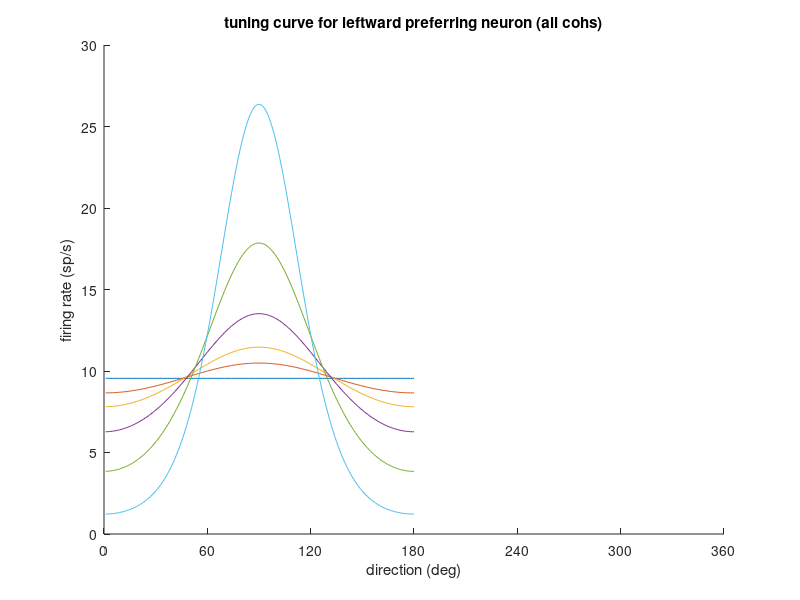
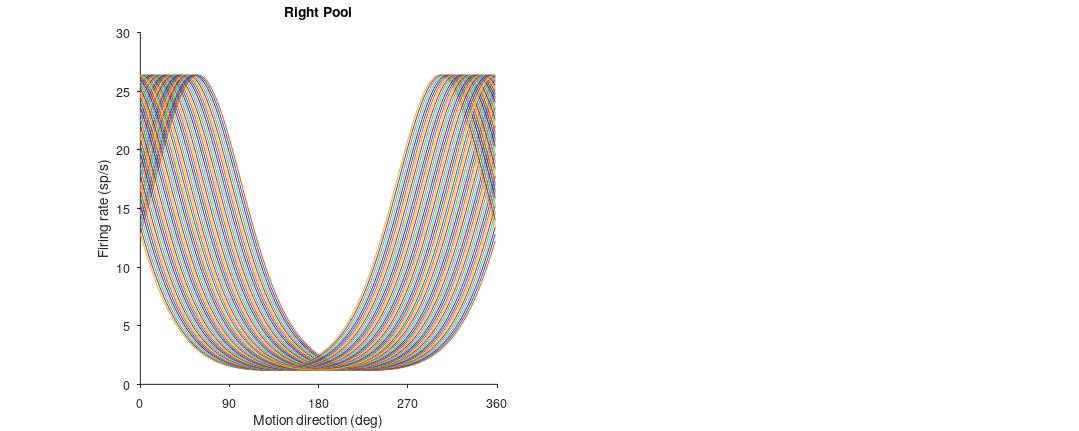

MATLAB code for these plots, in order: (Note: this script raises an error after producing the figures.)
%% %YYY% 07/08/22 Temporally sequential MT_Build

% Each neuron has a predetermined spRate for a given trial, stored in
% 'Rates', generated above. From each trial spRate we will generate a spike
% vector that details when in time each spike occured on the given trial.
% Spike vector is currently generated using cumsum(sdf) as a look up table
% for the time in trial with a spiking probability that best matches a rand
% generated probability value 'rnd'. %YYY%
    % This generates spike count, rastorlike, vectors by nonsequentially jumping around
    % along time axis, forward and backwards. Thus, unable to track
    % evolving decisioni process through time. Must find way to create
    % spike vector linearly moving forward in time.
%How? Given a vector of spiking probability at every time point in
%trial...can loop through time iteratively (in whatever bin width) and ask
%at each timepoint for each neuron, is a spike generated? Spike is
%generated when the probability of spiking matches the rnd generated value!
% The output will be a matrix of all neurons (rows) storing all spikes at a
% given timepoint in a trial (neurons x trial x time)

% The value in generating spikes sequentially across time is to later slip
% in CP readout and "feedback effects" that act to alter the spike
% responses later in trial. Build in pool classification as well... pull
% from MT_test ?


%% build a simulated MT population and generate its spiking activity to a 
% standard set of random-dot motion stimuli
% CF 2014-2020

clear
close all
    
%% build an experiment
    % Define number of trials to simulate and available trial stim coherences (cohs), Each trial is assigned a duration (dur) and stim coherence (coh) value

tic

% plot flags
plotMT = 1;
plotCorr = 0;
plotLOmap = 0; % for DDM plot log-odds corr map or not (set to 2 to see P(DV) also)


% noiseModel = 'indepPoisson';
% noiseModel = 'corrMat_Mazurek02';
noiseModel = 'corrMat_Shadlen96';

nTrials = 250;

% signed motion coherence; negative is leftward
cohs = [-0.512 -0.256 -0.128 -0.064 -0.032 -1e-8 1e-8 0.032 0.064 0.128 0.256 0.512];  % All possible coherence levels, signed
coh = randsample(cohs,nTrials,'true')'; % Assign a coh value to each of 1000 trials

dir = nan(size(coh));   % Create 'dir' vector 1 column, 1 row for each trial (nTrials = 1000)
dir(coh<0) = 180;   % Index to trials (row) with coh < 0. Assign these trials value 180 = Left is correct answer 
dir(coh>0) = 0;     % Same as above, but now Right is correct answer

% viewing duration drawn from truncated exponential distribution
% dur = zeros(nTrials,1); % Vector to contain the duration value of each trial %% USE if not using truncexpdur function!
% meandur = 360; mindur = 80; maxdur = 900;   % Duration parameters
% dur = truncexpdur(meandur,mindur,maxdur,nTrials); % Creates ms duration for each trial, trial duration values form an exponential distribution
%  truncexpdur does below
% for n = 1:nTrials
%     while dur(n)<=mindur || dur(n)>=maxdur % simple trick for truncating
%         dur(n) = round(exprnd(meandur));
%     end
% end

% OR set dur to 1s (or any fixed value) -- btw makes it easier to verify fano factor (below)
dur(1:nTrials,1) = 650;

toc

        disp('Task structure defined');
%% build MT population 
    % Each neuron assigned a preferred motion direction between 0,360 degrees
    % Figure2: Plot a neurons tuning curve response at all coh levels and all directions of motion
    % Figure3: Plots rightpool and leftpool frRates to al lstim directions at single coh level
    

tic

% nNeurons = 36;
nNeurons = 180;
% nNeurons = 360;

dirAxis = 0:2:359;
K = 3; % inverse variance term (will scale with coh)
ampl = 60;  % actual peak FR will be about half of this, at 51.2% coh
offset = 0; % this is not the same as spontaneous firing rate, which is of 
            % course >0; keeping this offset small or zero allows driven
            % firing rates to get close to zero for nonpreferred (null)
            % direction at high coherence, as MT does.
                % This has to do with baseline firing rates, to make sure
                % that fr rate goes down for anti-preferred directions of motion

prefDirs = linspace(dirAxis(1),dirAxis(end),nNeurons); % Each 'neuron' assigned a value between 0:360
poscohs = cohs(cohs>0); % Each unique pos coherence value
tuning = cell(1,length(poscohs)); % tuning holds 6 empty cells use {} to access
if plotMT   % Build figure outline
    figure(2); set(gca,'xlim',[0 360],'Xtick',0:60:360);
    xlabel('direction (deg)'); ylabel('firing rate (sp/s)');
    title('tuning curve for leftward preferring neuron (all cohs)');
    hold on;
end
for c = 1:length(poscohs)
    tuning{c} = zeros(nNeurons,length(dirAxis)); % Fill each cell in tuning with array of nNeurons x number of pref dirs (360 x 361) Each row in matrix corresponds to a particular neuron, each column a diff stim motion direction, the value occupying that spot is Fr rate response
    for n = 1:nNeurons
        % von Mises tuning functions (captures asymmetry in right/left response to coh)
        k = K * poscohs(c); % scale inverse variance by coh % k renewed value for each coherence
        tuning{c}(n,:) = ampl * exp(k*cosd(dirAxis-prefDirs(n))) / (2*pi*besseli(0,k)) + offset;  %YYYguess% Seems to calc firing rate of a single neuron across all stim motion directions (0:360)
                 %^ rows are neurons, columns are dirs           
    end
    if plotMT
        h(c) = plot(tuning{c}(90,:)); hold on; % Plot frRate values of neuron in row #180 (i.e. with prefDir 180) for all directions of motion % Store plot lines in h
        % h stores 6 lines, 1 for each coherence
%         Ltxt{c} = num2str(poscohs(c));
%         legend(h,Ltxt);
    end
end

% set baseline to average 0% coh response (or could be a bit lower);
% this will be used below during spike train generation
baseline = mean(mean(tuning{1}));

% Define two pools of neurons supplying evidence for the two alternatives;
% later can replace this with an arbitrary weight vector or smoothly
% varying weighting function (more realistic)
rightpool = prefDirs<60 | prefDirs>300; % within 60 deg of zero
leftpool = prefDirs>120 & prefDirs<240; % within 60 deg of 180


if plotMT
    figure(3); set(gcf,'Position', [300 300 1200 480],'Color',[1 1 1],'PaperPositionMode','auto'); clf; % Which of these does cool transparent plotlines?
    subplot(1,2,1); plot(dirAxis,tuning{end}(rightpool,:)); title('Right Pool'); % 0:360 (motion directions), Frate of all "rightpool" neurons, at cell 6 coh // stim direction v Neural response Fig 3. 
    xlabel('Motion direction (deg)'); ylabel('Firing rate (sp/s)');
    set(gca,'xtick',0:90:360,'xlim',[0 360],'tickdir','out','box','off');
    changeAxesFontSize(gca,20,20);
    subplot(1,2,2); plot(dirAxis,tuning{end}(leftpool,:)); title('Left Pool');
    xlabel('Motion direction (deg)'); ylabel('Firing rate (sp/s)');
    set(gca,'xtick',0:90:360,'xlim',[0 360],'tickdir','out','box','off');
    changeAxesFontSize(gca,20,20);
end
toc
        disp('MT neural population assembled');

%% assign spike counts based on tuning curve and noise model
    % Store all possible correlation values in vector 'c', turn into
    % a matrix 'Cor'with diag values manually set to 1

% create corr mat, if not independent poisson
if ~strcmp(noiseModel,'indepPoisson')
    maxCorr = 0.2;
    % pairwise correlation varies linearly from maxCorr to zero based on
    % tuning similarity (pref dir proximity)        %%YYY%% How can we
    % incorporate influence of task context on corr structure? i.e. max corr between neurons with similar pref Dir AND in same pool (right vs. left)

    fano = 1.8; % fano factor = variance/mean ratio (forced to be 1 for poisson,
                % but for real neurons it's often 1.5-2)
    c=linspace(maxCorr,0.0,nNeurons/2); c=[c fliplr(c)];    % c = CorrValue vector = 360 values mirrored at the 180:181 mid point .2:0,0:.2 % MORE Detail: distribute corr values across neural pop. do for one pool, then flip to make for second pool. Append second 180 corr values to first 180 values now have neurons 0:180 corr values = maxCorr:0, 181:360 = 0:maxCorr.
    Cor=toeplitz(c); % aka diagonal-constant matrix, shortcut for making the kind of corr mat we want
    Cor(logical(eye(size(Cor)))) = 1; % set main diagonal to be 1   %%YYY%% Logical converts the 1s and 0s of 'eye'dentity matric into indexible booleans :)
    tmpCor = Cor; tmpCor(tmpCor==1)=NaN; % for better color range when plotting
    if plotCorr
        figure(4); imagesc(tmpCor); set(gca,'ydir','normal'); axis square; colorbar;  % Corr with self = 1 along diagonal, 0 corr value band for neurons 180 degrees apart, symetric on both sides of central diag
        title('spike count correlation matrix: intended');
        xlabel('neuron ID (pref dir)'); ylabel('neuron ID (pref dir)');
    end
%     plotCorr = 0;
end

switch noiseModel

    % independent Poisson (simplest, but slow and unrealistic)
    case 'indepPoisson'
        Counts = nan(nTrials, nNeurons);
        tic
        for t = 1:nTrials
            c = poscohs == abs(coh(t));  % c = logical indexing to coh of trial t
            for n = 1:nNeurons
%                 lambda = RiD{c}(n,dir(t)==[0 180]) / 1000; % /1000 because tuning is in spikes/s and we're sampling every 1 ms
                lambda = tuning{c}(n,dirAxis==dir(t)) / 1000; % At coherence 'c', on trials with dir 't' (180 or 0), firing rate of neuron 'n' is /1000 because tuning response frRate is in spikes/s and we're sampling every 1 ms  %% tuning = matrix of coh specific frRates, n = a neuron with unique prefDir, dir = correct answer
                Counts(t,n) = sum(poissrnd(lambda, 1, dur(t)));  %% Lambda is defined by a neurons spProb per ms on trial 'tr'. Use Lambda to generate spCount vector for neuron n across all ms time bins of trial t. Sum across all counted spikes in trial t => trial spCount! store this value in Counts(t,n)
            end
        end
        toc

    % or, create spikes according to desired correlation matrix
    case 'corrMat_Mazurek02' % method of Mazurek et al. 2002 Nat Neurosci (intuitive, but slower)
        % % % for g = 1:20 % TEMP: to test that average corr value is as desired
        Counts = nan(nTrials, nNeurons);
        tic
        for t = 1:nTrials
            i = dir(t);
            c = poscohs == abs(coh(t));
%             m = RiD{c}(:,dir(t)==[0 180]); % mean
            m = tuning{c}(:,dirAxis==dir(t));  % frRate of all 360 neurons on trial with dir 't', at coh 'c'
            T = dur(t)/1000;
                % now we have a vector of mean counts and a correlation matrix based on
                % tuning similarity. So to get a covariance matrix just multiply by the
                % product of ith and jth s.d. where s.d. is sqrt(fano*m*T)
            sd = sqrt(fano*m*T);
            Cov = repmat(sd,1,nNeurons) .* repmat(sd,1,nNeurons)' .* Cor;
            Counts(t,:) = round(mvnrnd(m*T, Cov)); % multivariate normal random numbers
        end
        Counts(Counts<0)=0;
        toc
        % % % % plot pairwise responses for similar and unsimilar neurons, for a fixed stimulus (or not)
        % % % whichTr = abs(coh)<0.001;
        % % % durToNorm = dur(whichTr);
        % % % corrs1(g) = corr(Counts(whichTr,1)./durToNorm, Counts(whichTr,2)./durToNorm);
        % % % corrs2(g) = corr(Counts(whichTr,1)./durToNorm, Counts(whichTr,19)./durToNorm);
        % % % % figure; plot(Counts(whichTr,1),Counts(whichTr,2),'x'); title(num2str(corrs1(g)));
        % % % % figure; plot(Counts(whichTr,1),Counts(whichTr,19),'o'); title(num2str(corrs2(g)));
        % % % end
        % % % mean(corrs1)
        % % % mean(corrs2) % TEMP: to test that average corr value is as desired

    case 'corrMat_Shadlen96' % method of Shadlen et al. 1996 J Neurosci, Appendix 1 (>2x faster)
        tic
        rootQ = sqrtm(Cor);
        Counts = nan(nTrials, nNeurons);
        for t = 1:nTrials
            c = poscohs==abs(coh(t));
            T = dur(t)/1000;
%             m = RiD{c}(:,dir(t)==[0 180]);
            m = tuning{c}(:,dirAxis==dir(t));
            z = normrnd(0,1,nNeurons,1);
            y = rootQ * z;
            y = y.*sqrt(fano*m*T) + m*T; % variance is fano*mean, and SD is sqrt of that
            y(y<0) = 0; % no negative reponses
            Counts(t,:) = round(y); % Counts is a matrix of 't' trials by 'n' neurons, filled with the number of spikes counted on a trial, for each neuron
        end
        toc
        disp('Population correlation structure defined');
end

% below we'll also need spike *rates*, since dur varies
Rates = Counts./(dur/1000); % trials x neurons

%% check how well we achieved the intended corr mat & fano
% uncoment all if want to plot, then make plotFlag = 1
if plotCorr; figure(5); set(gcf,'position',[520 200 1500 1100]); end
Fanos = nan(nNeurons,length(cohs)); % cohs = pos and neg coh values % each row a neuron, each column a diff coh
for c = 1:length(cohs)
    I = coh==cohs(c); % Index to trials with coherence c
    ratemat = Rates(I,:);  % grab the spRate of all synthetic neurons on trials of coh 'c'
    corrmat = corrcov(cov(ratemat)); % Make covar matrix and turn into correlation matrix..

    %     % uncomment this to reassure yourself that corrcov() works:
    %     if c==1
    %     corrmat2 = nan(size(corrmat));
    %     for i = 1:nNeurons
    %         for j = 1:nNeurons
    %             corrmat2(i,j) = corr(ratemat(:,i),ratemat(:,j));
    %         end
    %     end
    %     figure;plot(corrmat(:),corrmat2(:),'x');
    %     end

    if plotCorr
        figure(5);
        subplot(3,4,c); imagesc(corrmat); set(gca,'ydir','normal'); axis square; colorbar;  % Plot correlation matrix
        xlabel('neuron ID (pref dir)'); ylabel('neuron ID (pref dir)');
        caxis([-0.1 maxCorr+0.1]); title(num2str(cohs(c)));
    end

    % variance to mean ratio across repeated presentations of the same
    % stimulus for all neurons; will be averaged across stimuli (cohs)
    % %% YYY Interpretation of above words... A neuron has its spRate variance calculated
    % across trials of repeated, identical, stimuli. The variance value
    % calculated for each unique stimulus are then averaged together to get
    % that neurons average variance.
    Fanos(:,c) = var(Counts(I,:))./mean(Counts(I,:));   % Index to all spCounts within a given coherence = Calc a coh wide FanoFactor... (not the interpretation reached from a"above words")
    %     Fanos(:,c) = var(Rates(I,:))./mean(Rates(I,:));   % Fanos has a value for each neuron, at each coh level
    % **this greatly overestimates the true Fano factor, even when using Rates,
    % because of added variance from variable durations. set dur(:)=1000 in
    % first code cell above to see the correct Fano

end
if plotCorr
    mean(Fanos) % Avg across all neurons
    mean(mean(Fanos))      %Avg across all cohs
    figure(5); title('spike count correlation matrix: actual (sep by coh)');
end


% confirm that variance of difference variable (momentary evidence) increases with coh, aka signal-dependent noise
%YYY% Interpretation... Difference in sp value across pools should grow as coh level grows.
%   Should variance in the difference value grow as well? Does poisson rate change for diff coh level? YES, it does! SO, bigger range of possible values of spRate, leads to more variance in spRate.

if plotMT
    rDiff = nan(nTrials,1);
    for t = 1:nTrials
        rDiff(t) = sum(Counts(t,rightpool)) - sum(Counts(t,leftpool));
    end
    for c = 1:length(poscohs)
        I = abs(coh)==poscohs(c); % Trials at coherence level 'c'
        rDiffMean(c) = mean(abs(rDiff(I)));
        rDiffVar(c) = var(rDiff(I));
    end
    figure(6); subplot(1,2,1); set(gcf,'position',[500 500 1000 420]);
    plot(poscohs,rDiffMean,'o-'); title('mean of difference variable (momentary evidence)'); xlabel('unsigned coh');
    subplot(1,2,2); plot(poscohs,rDiffVar,'v-'); title('variance of difference variable (momentary evidence)'); xlabel('unsigned coh');
end

%% Build SDF, Then generate spike vectors!
%
%
% SDF stores the vector of each individual neurons sdf row by row
% For each time (ms) spike is generated or not, simultaneously for all neurons.
  
latency = 50; % ms
risetime = 20; % ms
dT = 1;
tAxis = 1:dT:max(dur)+3*latency; % it's 3x because 1x at the beginning, 2x at the end (ramp-down is slower than rise time)

SDF = nan(nTrials, nNeurons, length(tAxis));  % spProb for every neuron, on each trial, at every time point within that trial

Ry = nan(nTrials, nNeurons, length(tAxis));  % [trial x neuron x time(ms)] %Fill Ry with rastor vectors. Spike or no spike at each time point, of each trial, for each neuron. Leave as nans values past dur(tr) to avoid averaging into pop 
% spTimes = nan(nTrials,nNeurons);   % Counts(trials x neuorns) indexes to the number of spikes counted on trial 'tr', for neuron 'n'.

disp('Generating spike trains, may take tens of seconds to minutes...');

tic  % Took ~50 seconds to complete 180 neurons, 350 trials, 650 trial dur,1:1:ms
for tr = 1:nTrials
    for n = 1:nNeurons

        meanrate = Rates(tr,n);   % Not sure why called "meanrate"... is just spRate for neuron 'n' on trial 'tr'

        sdf=[]; % spike density function

        % lay down some baseline rate, from tr=1 to vis latency
        sdf(1:latency) = baseline;
        % quick linear rise to mean
        sdf(end+1 : latency+risetime) = linspace(baseline,meanrate,risetime);
        %             % steady state with some decay*, like real MT
        decay = 1+0.2*sign(baseline-meanrate); % *up or down depending on whether mean rate is above or below baseline
        sdf(end+1 : latency+dur(tr)) = linspace(meanrate, meanrate*decay, dur(tr)-risetime);
        % include die-down over 2x latency
        sdf(end+1 : end+2*latency) = linspace(meanrate*decay, baseline, 2*latency);

        % %         % check what it looks like, if you want ('sdf' is unique for each trial, each is stored in 'SDF')
        % %         figure; plot(sdf); % CAREFUL! don'tr run entire loop when uncommented!
        %
        %         % Add some NOISE to synthetic neural responses
        sdfNoiseSD = 0.2 * sdf; % arbitrary, but scales with spike rate
        % %             % make fluctuations on the time scale of frames (motion energy)?
        %         SDFnoise(1:8:dur(tr)+2*latency) = SDFnoiseSD*randn(1,length(1:8:dur(tr)+2*latency));
        % %             % no, for now just every ms; could use actual trials' ME later (ME = motion energy?)
        sdfNoise = sdf + sdfNoiseSD.*randn(1,length(sdf));
        sdfNoise(sdfNoise<0)=0;
        %
        % % %         % may also wish to inspect the noisy version
        % % %         figure; plot(sdf); % CAREFUL! don'tr run entire loop when uncommented!
        %
        %         csdf = cumsum(sdf); % cumulative spike density
        %         csdfNoise = cumsum(sdfNoise); % cumulative spike density
        %         cspf = csdf / csdf(end); % cumulative spike probability
        %         cspfNoise = csdfNoise / csdfNoise(end); % cumulative spike probability


        SDF(tr,n,1:length(sdf)) = sdfNoise; % Stores the spProb for each neuron, at each timepoint, on every trial.
        %         Can change value ^ between 'sdf' or 'sdfNoise' as desired
    end

%%%%% SDF built! out of 'n' loop, still in 'tr' loop
    % At each ms in trial tr, ask whether each neuron spiked or not.
    % Probabilistically determined by sdf value for that particular neuron, at time ms.
    % A decision variable 'dv' is generated from the
    % population cumulative spike counts measured from time 1:ms
    % Whether this dv supports R or L choice determines modulatory
    % effects on both R and Lpool probabilistic firing rates ('lambda'), for time ms+1.

    trTime = dur(tr)+3*latency; % Time length of each trial

    for ms = 1:dT:trTime % At each ms timepoint compare 'rnd' to each neurons spike probability. If the values are close in value spike occurs. Define **close**: In simMT_build difference between rnd and cspf value is minimized. Capture this minimized value for each timepoint.
        % if wanna do bigger time steps, must account for cumulative
        % probaility within the time bin size so cumsum(SDF(tr,:,ms:ms+dT-1)
        % Each 1sec has a spProb stored in SDF. CSPF stores the cumulative and
        % normalized (i.e. relative). cumsum() = value 1, value 1 +v2, v1 +v2 +v3,
        % end(value) = 1 when normalized (i.e. divide all by max value, (also the end value)
        % Using the spProb for a single sec we can run that through poissrnd() 1000
        % times (for number of ms in a second), arriving us at a spike vector for that 1 sec
        % OR %
        % We can divide the 1s spProb value by 1000 to scale to ms. Now have a
        % constant spProb for every 1ms within the 1sec timebin. Can do for every
        % 20ms if divide 1s spProb value by 50 (1000/20) rather than 1000. dT = #ms
        % bins 1s is scaled into. ---> This latter description is what we do. See
        % how lambda is defined as SDF / 1000/dT

        % Can try generating lambda from diff vals: Use SDF, CSDF, CSPF. Can also
        % try cumsum(lambda) but needa make sure cumulative summing within same
        % neuron, i.e.
        %
        % tried
        % doing cumsum(lambda) obvi didn't work cuz cumsum function adds together
        % values in same vector, thus combining lambda values across neurons, not
        % across time as desired. Thus, instead updated lambdas value each ms
        % adding to previous times lambda.

        lambda = SDF(tr,:,ms) / (1000/dT);  % Get "OG" lambda value for time 'ms'
                                            % This lambda value will be modified (or not) in if statement below
        % lambda = spProb in specified timebin, of size dT
        % SDF holds spike probability of each neuron for specific trial at
        % specific timepoint. That timepoint is = 1second. but we wanna
        % know all the spikes that occur within that 1 second (dT).
        % Distribute SDF spProb/ 1sec --> spProb 1sec/ dT, if want to know
        % spProb for every ms set dT=1 --> 1sec=1000ms so, SDF / (1000ms/1)

%          % READ HERE for Updating value of lambda   --->> This code is in the if statements below but for legibility I leave it commented here all together (expand the comment)               
%         if ms == 1
%             Ry(tr,:,ms) = poissrnd(lambda);
%         else % lambda is defined by sdf for each neuron at every 'ms'. This pre-defined lambda is modified at the current (ms >1) as a function of the state of DV at (ms-1)
%             lambdaL = lambda +1; %*some operation*, currently "+1"% ; % Old + new what operation modulates lambda appropriately relative to logOdds value
%             lambdaR = lambda +1; %*some operation*,
% 
%             Ry(tr,rightpool,ms) = poissrnd(lambdaR);
%             Ry(tr,leftpool,ms) = poissrnd(lambdaL);  
%         end       

        % Initialize Decode and PDW task variables
        if ms == 1 && tr == 1 %  Only want to run these operations one time total
            addpath(genpath('FP4_Folder'));
            load('VarsFor_DDMDecode_PDW.mat')

            plotLOmap = 0; % plot log-odds corr map or not (set to 2 to see P(DV) also)
            choice = nan(nTrials,1); % vector to store choices
            pdw = nan(nTrials,1); % and wagers
            RT = nan(nTrials,1); % reaction time (or time-to-bound for fixed duration task)
            finalV = nan(nTrials,1); % endpoint of the DV
            hitBound = nan(nTrials,1);
            logOddsCorr = nan(nTrials,1);

            rightspikes = nan(nTrials,size(Ry,3));
            leftspikes = nan(nTrials,size(Ry,3));

            theta = 1.5; % threshold (in log odds), for high bet (% hand tuned to get reasonable PDW)
            % there's a weird mismatch between lookup table values of logOddsCorr and
            % actual probability correct; see below (another exercise for the reader).
            % in short, this theta is WAY too high.

            I = abs(coh)> 0.01;
            k = median(Mu(I)./coh(I)); % "median seems to work fine"
            B = 90;       % Probly best to bring this in via VarsFor_DecodeDDM_PDW file.
            sigma = mean(Sigma);
            sigmaPooling = 3;

            [logOddsMapR, logOddsMapL, logOddsCorrMap, tAxis, vAxis] = makeLogOddsCorrMap_smooth(k,B,sigma,theta,tAxis',plotLOmap);

            rightspikes(:, 1:latency) = [];
            leftspikes(:, 1:latency) = [];

            rightpool_idx = prefDirs(rightpool==1);
            leftpool_idx = prefDirs(leftpool==1);

        elseif ms == 1 % Run once for each trial
            Ry(tr,:,ms) = poissrnd(lambda); % Generate spike or no spike for time ms ==1

            rightspikes(dur(tr)+latency+1:end) = NaN; % Start vector after latency then fill times beyond RT with Nans
            leftspikes(dur(tr)+latency+1:end) = NaN;
        else % i.e., for any trial and all ms>1hh
            if RgreaterL ==1
                lambdaLoser = lambda; % placeholder operation; % Old + new what operation modulates lambda appropriately relative to logOdds value
                lambdaWinner = lambda; % placeholder operation

                lambda(rightpool) = lambdaWinner(rightpool); % lambda is a vector of 360 values
                lambda(leftpool) = lambdaLoser(leftpool);
                Ry(tr,:,ms) = poissonrnd(lambda);
            else % i.e., R is not greater L, i.e., LgreaterR ==1
                lambdaLoser = lambda; % *probR placeholder operation; % Old + new what operation modulates lambda appropriately relative to logOdds value
                lambdaWinner = lambda; % *probL placeholder operation

                lambda(leftpool) = lambdaWinner(leftpool); 
                lambda(rightpool) = lambdaLoser(rightpool);
                Ry(tr,:,ms) = poissrnd(lambda);
            end
        end

        rightspikes(tr,ms) = sum(sum(Ry(tr,rightpool,1:ms),3,'omitnan')); % Current spike count total for each pool, counts through till time ms
        leftspikes(tr,ms) = sum(sum(Ry(tr,leftpool,1:ms),3,'omitnan')); % Try without 'omitnan' so length matches up

        poolingNoise = round(sigmaPooling*randn(1,size(rightspikes,2)));

        diff = rightspikes(tr,:) - leftspikes(tr,:) + poolingNoise;
        dv = cumsum(diff); % cumulative difference between pool spCounts
        % want to look up in logOddsMapL/R the value that corresponds to a
        % particular dv (the dv closest to our current dv).
        % Find index to the closest vAxis value to current dv.
        % Enter this index and current ms as coordinates to locate prob value from
        % logOddsMapR/L.

        dv_lookup = find(min(abs(vAxis-dv(ms)))); % Find index to vAxis value closest to current dv (at time 'ms').
        probL = abs(logOddsMapL(dv_lookup,ms)); % Index to corresponding likelihood value for L and R
        probR = abs(logOddsMapR(dv_lookup,ms)); % Compare these values to see which is more likely
        RgreaterL = probR > probL;  % Yes or No?
    end

    % Sim PDW task behavior, now that a full trial spike vector is available

        % RT
        cRT = find(abs(dv)>=B, 1, 'first');
        if isempty(cRT)
            RT(tr) = dur(tr);
            finalV(tr) = dv(RT(tr));
            hitBound(tr) = 0;
        else
            RT(tr) = cRT;
            finalV(tr) = B*sign(dv(RT(tr))); % cap bound crossings at bound value
            hitBound(tr) = 1;
        end

        % choice
        if finalV(tr)==0
            choice(tr) = sign(rand-0.5);
        else
            choice(tr) = sign(finalV(tr));
        end

        % look up the expected log odds corr for `14567this trial's V and T
        whichV = find(abs(vAxis-finalV(tr))==min(abs(vAxis-finalV(tr)))); % Finds vAxis value closest to finalV. %YYY% seems redundant..? Why not just find(min(abs(vAxis-V(tr))))
        whichT = find(abs(tAxis-RT(tr))==min(abs(tAxis-RT(tr))));
        logOddsCorr(tr) = logOddsCorrMap(whichV(1), whichT(1));

        % post-decision wager:
        if logOddsCorr(tr) >= theta % bet high
            pdw(tr) = 1;
        elseif logOddsCorr(tr) < theta % bet low
            pdw(tr) = 0;
        else
            keyboard
        end

        choice(tr) = (choice(tr)+1)/2; % convert to 0/1

        %    parfor_progress;
end
toc
disp('Spike vectors generated');

% for PDW RT behaviour, Not sure if necessary? Maybe for behavioral plots..
TndMean = 300;
TndSD = 50;
TndMin = TndMean/2;
TndMax = TndMean+TndMin;
Tnd = zeros(nTrials,1);
for tr = 1:nTrials
    while Tnd(tr)<=TndMin || Tnd(tr)>=TndMax % simple trick for truncating
        Tnd(tr) = round(normrnd(TndMean,TndSD));
    end
end
DT = RT; % rename this 'decision time'
RT = DT+Tnd;

%% Plot PDW Behavioural Data
simMT_plotResults


% For 'confirmation bias' fedback signal we want to selectively modify L
% and R pool firing rates (thus, future DV) in accordance with current
% state of DV. Log odds correct/L,R value measures state of DV.
%    If logOdds favors L, enhance lambda and vice versa for R.
% When we enhance the favored pool should the opposing pool be penalized?
% This may over amplify effect.. no? But is it experimentally supported?
% Dietrich 200.. microstim. % More likely to go right on weak right trials (and 0coh) AND less likely
% to go left on left motion trials (I think.. double check)



%% Assesment plots of Neural spike trains

tic
if plotMT
%     SDFCounts = sum(Ry,3,'omitnan');  % Good counts but PSTH plots falling activity
%   LamCounts = sum(Ry,3,'omitnan');  % Interesting.. Compensates well for falling PSTH from including 0's in average rather than Nans.

    Counts2 = sum(Ry,3,'omitnan');
    figure(7); plot(Counts(1:tr-1,:),Counts2(1:tr-1,:),'o',[0 max(max(Counts))+5],[0 max(max(Counts))+5],'k--');
    axis square;
    title('intended vs actual spike counts (should be identical)');

    % PSTHs, do they look reasonable?
    cohsForPSTH = [-0.512 -0.128 -0.032 0.032 0.128 0.512];
    clr = cool(length(cohsForPSTH));
    figure(8); 
    for c = 1:length(cohsForPSTH)
        I = coh(1:tr-1) == cohsForPSTH(c); % Ry = [trials, neurons, time]
        plot(mean(squeeze(mean(Ry(I,rightpool,1:800),2,'omitnan')),'omitnan')*1000,'Color', clr(c,:)); hold on;
    end
    title('right pool'); xlabel('time from dots onset (ms)'); ylabel('spikes/s');
    legend(cellstr(num2str(cohsForPSTH')),'location','north','orientation','horizontal');
    figure(9); 
    for c = 1:length(cohsForPSTH)
        I = coh(1:tr-1) == cohsForPSTH(c); % Ry = [trials, neurons, time]
        plot(mean(squeeze(mean(Ry(I,leftpool,1:800),2,'omitnan')),'omitnan')*1000,'Color', clr(c,:)); hold on;    
    end
    title('left pool'); xlabel('time from dots onset (ms)'); ylabel('spikes/s');
    legend(cellstr(num2str(cohsForPSTH')),'location','north','orientation','horizontal');

    % raster plots
    figure(10);
    C = coh==0.512;
    raster = squeeze(Ry(C,1,1:400));
    [I,J] = find(raster>0);
    plot(J,I,'.'); xlabel('time from dots onset (ms)'); ylabel('trial'); ylim([0 size(raster,1)]);
    title('spike raster: across trials for a given neuron');
     
    figure(11);
    C = find(coh==0.512);
    raster = squeeze(Ry(C(1),:,1:400));
    [I,J] = find(raster>0);
    plot(J,I,'.'); xlabel('time from dots onset (ms)'); ylabel('neuron (pref dir)'); ylim([0 nNeurons]);
    title('spike raster: across neurons for a given trial');
end
toc
disp('Neural assesments plotted');

%% save the results
% For use in simMT_test
% Make sure to initiate MT_test with nNeuron and nTrial values matching MT_build

% disp('saving...');
% % 
% clearvars -except tr ms lambda lambdaWinner lambdaLoser finalV hitBound ogOddsMapL logOddsMapR logOddsCorrMap Mu Sigma pdw choice rightpool leftpool Ry tuning nNeurons nTrials prefDirs latency dir dur coh cohs poscohs tAxis
% % 
% tic
% save(sprintf('simMT_nNeu=%d_nTr=%d.mat', nNeurons, nTrials),'-v7.3');
% toc
% % 
% disp('file saved.');

%% 


%% sanity check: choice probability (Britten et al. 1996)
% clear;
% load('simMT_nNeu=360_nTr=1000.mat')
I = abs(coh)<0.0001;
chooseright = I & choice==1; sum(chooseright);
chooseleft = I & choice==0; sum(chooseleft);
% first try based on full spike count
spCount = squeeze(sum(Ry,3,'omitnan'));
k=1;
for g = find(rightpool)
    CP(k,1) = rocN(spCount(chooseright,g), spCount(chooseleft,g), 50);
    k = k+1;
end
meanCP = mean(CP)

%% Choice Probability/ Decision readouts from Spike vectors!
% clear;
% load('simMT_nNeu=360_nTr=1000.mat')

CP_high = nan(size(1:nNeurons));

CP_low = nan(size(1:nNeurons));

CP_all = nan(size(1:nNeurons));

maxCoh = .0001;
right = 1; left = 0;
Counts2 = sum(Ry,3,'omitnan');

tic
for tr = 1: nTrials
    for n = 1:nNeurons
        if rightpool(n) == 1
            pref = right;
        else
            pref = left;
        end
        
        Rates2 = Counts2(tr,:) ./(dur/1000); % Stores 1 spRate value for each neuron on every trial, i.e. in each column of each row.
        cohIdx = abs(coh) < maxCoh;
       
        prefHi = cohIdx & choice ==pref & pdw == 1; % PDW Hi; Logical array indexing to trials of prefHi choice outcome
            X = Rates2(prefHi,n); % Index to SpRates of neuron 'n' on trials where choice = pref and pdw = Hi
        nullHi = cohIdx & choice ~=pref & pdw == 1; % PDW Hi;
            Y = Rates2(nullHi,n); % null-high
        CP_high(n) = rocN(X,Y,100);
    
    
        prefLo = cohIdx & choice ==pref & pdw == 0; % PDW Lo;
          X = Rates2(prefLo,n); % pref-low
        nullLo = cohIdx & choice ~=pref & pdw == 0; % PDW Lo;
          Y = Rates2(nullLo,n); % null-low
        CP_low(n) = rocN(X,Y,100);
    
        preff = cohIdx & choice ==pref; % No PDW;
          X = Rates2(preff,n); % pref-all
        null = cohIdx & choice ~=pref; % No PDW;
          Y = Rates2(null,n); % null-all
        CP_all(n) = rocN(X,Y,100);
    
    end
end
toc

% %     % Can also do ConfP
